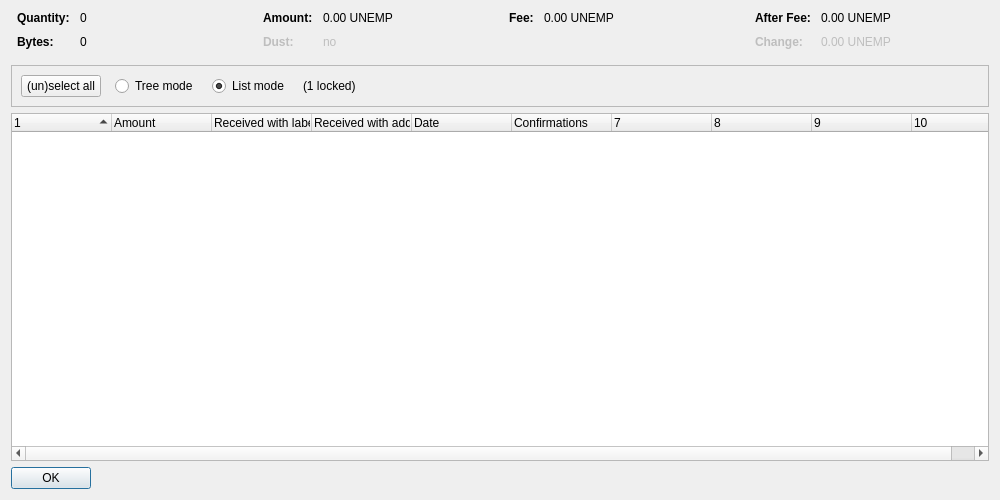
<?xml version="1.0" encoding="UTF-8"?>
<ui version="4.0">
 <class>CoinControlDialog</class>
 <widget class="QDialog" name="CoinControlDialog">
  <property name="geometry">
   <rect>
    <x>0</x>
    <y>0</y>
    <width>1000</width>
    <height>500</height>
   </rect>
  </property>
  <property name="windowTitle">
   <string>Coin Selection</string>
  </property>
  <layout class="QVBoxLayout" name="verticalLayout">
   <item>
    <layout class="QHBoxLayout" name="horizontalLayoutTop" stretch="0,0,0,0">
     <property name="topMargin">
      <number>0</number>
     </property>
     <property name="bottomMargin">
      <number>10</number>
     </property>
     <item>
      <layout class="QFormLayout" name="formLayoutCoinControl1">
       <property name="horizontalSpacing">
        <number>10</number>
       </property>
       <property name="verticalSpacing">
        <number>10</number>
       </property>
       <property name="leftMargin">
        <number>6</number>
       </property>
       <property name="rightMargin">
        <number>6</number>
       </property>
       <item row="0" column="0">
        <widget class="QLabel" name="labelCoinControlQuantityText">
         <property name="font">
          <font>
           <weight>75</weight>
           <bold>true</bold>
          </font>
         </property>
         <property name="text">
          <string>Quantity:</string>
         </property>
        </widget>
       </item>
       <item row="0" column="1">
        <widget class="QLabel" name="labelCoinControlQuantity">
         <property name="cursor">
          <cursorShape>IBeamCursor</cursorShape>
         </property>
         <property name="contextMenuPolicy">
          <enum>Qt::ActionsContextMenu</enum>
         </property>
         <property name="text">
          <string notr="true">0</string>
         </property>
         <property name="textInteractionFlags">
          <set>Qt::LinksAccessibleByMouse|Qt::TextSelectableByKeyboard|Qt::TextSelectableByMouse</set>
         </property>
        </widget>
       </item>
       <item row="1" column="0">
        <widget class="QLabel" name="labelCoinControlBytesText">
         <property name="font">
          <font>
           <weight>75</weight>
           <bold>true</bold>
          </font>
         </property>
         <property name="text">
          <string>Bytes:</string>
         </property>
        </widget>
       </item>
       <item row="1" column="1">
        <widget class="QLabel" name="labelCoinControlBytes">
         <property name="cursor">
          <cursorShape>IBeamCursor</cursorShape>
         </property>
         <property name="contextMenuPolicy">
          <enum>Qt::ActionsContextMenu</enum>
         </property>
         <property name="text">
          <string notr="true">0</string>
         </property>
         <property name="textInteractionFlags">
          <set>Qt::LinksAccessibleByMouse|Qt::TextSelectableByKeyboard|Qt::TextSelectableByMouse</set>
         </property>
        </widget>
       </item>
      </layout>
     </item>
     <item>
      <layout class="QFormLayout" name="formLayoutCoinControl2">
       <property name="horizontalSpacing">
        <number>10</number>
       </property>
       <property name="verticalSpacing">
        <number>10</number>
       </property>
       <property name="leftMargin">
        <number>6</number>
       </property>
       <property name="rightMargin">
        <number>6</number>
       </property>
       <item row="0" column="0">
        <widget class="QLabel" name="labelCoinControlAmountText">
         <property name="font">
          <font>
           <weight>75</weight>
           <bold>true</bold>
          </font>
         </property>
         <property name="text">
          <string>Amount:</string>
         </property>
        </widget>
       </item>
       <item row="0" column="1">
        <widget class="QLabel" name="labelCoinControlAmount">
         <property name="cursor">
          <cursorShape>IBeamCursor</cursorShape>
         </property>
         <property name="contextMenuPolicy">
          <enum>Qt::ActionsContextMenu</enum>
         </property>
         <property name="text">
          <string notr="true">0.00 UNEMP</string>
         </property>
         <property name="textInteractionFlags">
          <set>Qt::LinksAccessibleByMouse|Qt::TextSelectableByKeyboard|Qt::TextSelectableByMouse</set>
         </property>
        </widget>
       </item>
       <item row="1" column="0">
        <widget class="QLabel" name="labelCoinControlLowOutputText">
         <property name="enabled">
          <bool>false</bool>
         </property>
         <property name="font">
          <font>
           <weight>75</weight>
           <bold>true</bold>
          </font>
         </property>
         <property name="text">
          <string>Dust:</string>
         </property>
        </widget>
       </item>
       <item row="1" column="1">
        <widget class="QLabel" name="labelCoinControlLowOutput">
         <property name="enabled">
          <bool>false</bool>
         </property>
         <property name="cursor">
          <cursorShape>IBeamCursor</cursorShape>
         </property>
         <property name="contextMenuPolicy">
          <enum>Qt::ActionsContextMenu</enum>
         </property>
         <property name="text">
          <string notr="true">no</string>
         </property>
         <property name="textInteractionFlags">
          <set>Qt::LinksAccessibleByMouse|Qt::TextSelectableByKeyboard|Qt::TextSelectableByMouse</set>
         </property>
        </widget>
       </item>
      </layout>
     </item>
     <item>
      <layout class="QFormLayout" name="formLayoutCoinControl3">
       <property name="horizontalSpacing">
        <number>10</number>
       </property>
       <property name="verticalSpacing">
        <number>10</number>
       </property>
       <property name="leftMargin">
        <number>6</number>
       </property>
       <property name="rightMargin">
        <number>6</number>
       </property>
       <item row="0" column="0">
        <widget class="QLabel" name="labelCoinControlFeeText">
         <property name="font">
          <font>
           <weight>75</weight>
           <bold>true</bold>
          </font>
         </property>
         <property name="text">
          <string>Fee:</string>
         </property>
        </widget>
       </item>
       <item row="0" column="1">
        <widget class="QLabel" name="labelCoinControlFee">
         <property name="cursor">
          <cursorShape>IBeamCursor</cursorShape>
         </property>
         <property name="contextMenuPolicy">
          <enum>Qt::ActionsContextMenu</enum>
         </property>
         <property name="text">
          <string notr="true">0.00 UNEMP</string>
         </property>
         <property name="textInteractionFlags">
          <set>Qt::LinksAccessibleByMouse|Qt::TextSelectableByKeyboard|Qt::TextSelectableByMouse</set>
         </property>
        </widget>
       </item>
      </layout>
     </item>
     <item>
      <layout class="QFormLayout" name="formLayoutCoinControl4">
       <property name="horizontalSpacing">
        <number>10</number>
       </property>
       <property name="verticalSpacing">
        <number>10</number>
       </property>
       <property name="leftMargin">
        <number>6</number>
       </property>
       <property name="rightMargin">
        <number>6</number>
       </property>
       <item row="0" column="0">
        <widget class="QLabel" name="labelCoinControlAfterFeeText">
         <property name="font">
          <font>
           <weight>75</weight>
           <bold>true</bold>
          </font>
         </property>
         <property name="text">
          <string>After Fee:</string>
         </property>
        </widget>
       </item>
       <item row="0" column="1">
        <widget class="QLabel" name="labelCoinControlAfterFee">
         <property name="cursor">
          <cursorShape>IBeamCursor</cursorShape>
         </property>
         <property name="contextMenuPolicy">
          <enum>Qt::ActionsContextMenu</enum>
         </property>
         <property name="text">
          <string notr="true">0.00 UNEMP</string>
         </property>
         <property name="textInteractionFlags">
          <set>Qt::LinksAccessibleByMouse|Qt::TextSelectableByKeyboard|Qt::TextSelectableByMouse</set>
         </property>
        </widget>
       </item>
       <item row="1" column="0">
        <widget class="QLabel" name="labelCoinControlChangeText">
         <property name="enabled">
          <bool>false</bool>
         </property>
         <property name="font">
          <font>
           <weight>75</weight>
           <bold>true</bold>
          </font>
         </property>
         <property name="text">
          <string>Change:</string>
         </property>
        </widget>
       </item>
       <item row="1" column="1">
        <widget class="QLabel" name="labelCoinControlChange">
         <property name="enabled">
          <bool>false</bool>
         </property>
         <property name="cursor">
          <cursorShape>IBeamCursor</cursorShape>
         </property>
         <property name="contextMenuPolicy">
          <enum>Qt::ActionsContextMenu</enum>
         </property>
         <property name="text">
          <string notr="true">0.00 UNEMP</string>
         </property>
         <property name="textInteractionFlags">
          <set>Qt::LinksAccessibleByMouse|Qt::TextSelectableByKeyboard|Qt::TextSelectableByMouse</set>
         </property>
        </widget>
       </item>
      </layout>
     </item>
    </layout>
   </item>
   <item>
    <widget class="QFrame" name="frame">
     <property name="minimumSize">
      <size>
       <width>0</width>
       <height>40</height>
      </size>
     </property>
     <property name="frameShape">
      <enum>QFrame::StyledPanel</enum>
     </property>
     <property name="frameShadow">
      <enum>QFrame::Sunken</enum>
     </property>
     <layout class="QHBoxLayout" name="horizontalLayout">
      <item>
       <layout class="QHBoxLayout" name="horizontalLayoutPanel" stretch="0,0,0,0,0">
        <property name="spacing">
         <number>14</number>
        </property>
        <item>
         <widget class="QPushButton" name="pushButtonSelectAll">
          <property name="sizePolicy">
           <sizepolicy hsizetype="Maximum" vsizetype="Fixed">
            <horstretch>0</horstretch>
            <verstretch>0</verstretch>
           </sizepolicy>
          </property>
          <property name="text">
           <string>(un)select all</string>
          </property>
          <property name="autoDefault">
           <bool>false</bool>
          </property>
         </widget>
        </item>
        <item>
         <widget class="QRadioButton" name="radioTreeMode">
          <property name="sizePolicy">
           <sizepolicy hsizetype="Maximum" vsizetype="Fixed">
            <horstretch>0</horstretch>
            <verstretch>0</verstretch>
           </sizepolicy>
          </property>
          <property name="text">
           <string>Tree mode</string>
          </property>
         </widget>
        </item>
        <item>
         <widget class="QRadioButton" name="radioListMode">
          <property name="sizePolicy">
           <sizepolicy hsizetype="Maximum" vsizetype="Fixed">
            <horstretch>0</horstretch>
            <verstretch>0</verstretch>
           </sizepolicy>
          </property>
          <property name="text">
           <string>List mode</string>
          </property>
          <property name="checked">
           <bool>true</bool>
          </property>
         </widget>
        </item>
        <item>
         <widget class="QLabel" name="labelLocked">
          <property name="text">
           <string notr="true">(1 locked)</string>
          </property>
         </widget>
        </item>
        <item>
         <spacer name="horizontalSpacer">
          <property name="orientation">
           <enum>Qt::Horizontal</enum>
          </property>
          <property name="sizeHint" stdset="0">
           <size>
            <width>40</width>
            <height>20</height>
           </size>
          </property>
         </spacer>
        </item>
       </layout>
      </item>
     </layout>
    </widget>
   </item>
   <item>
    <widget class="CoinControlTreeWidget" name="treeWidget">
     <property name="contextMenuPolicy">
      <enum>Qt::CustomContextMenu</enum>
     </property>
     <property name="sortingEnabled">
      <bool>false</bool>
     </property>
     <property name="columnCount">
      <number>10</number>
     </property>
     <attribute name="headerShowSortIndicator" stdset="0">
      <bool>true</bool>
     </attribute>
     <attribute name="headerStretchLastSection">
      <bool>false</bool>
     </attribute>
     <column>
      <property name="text">
       <string/>
      </property>
     </column>
     <column>
      <property name="text">
       <string>Amount</string>
      </property>
     </column>
     <column>
      <property name="text">
       <string>Received with label</string>
      </property>
     </column>
     <column>
      <property name="text">
       <string>Received with address</string>
      </property>
     </column>
     <column>
      <property name="text">
       <string>Date</string>
      </property>
     </column>
     <column>
      <property name="text">
       <string>Confirmations</string>
      </property>
      <property name="toolTip">
       <string>Confirmed</string>
      </property>
     </column>
     <column>
      <property name="text">
       <string/>
      </property>
     </column>
     <column>
      <property name="text">
       <string/>
      </property>
     </column>
     <column>
      <property name="text">
       <string/>
      </property>
     </column>
     <column>
      <property name="text">
       <string/>
      </property>
     </column>
    </widget>
   </item>
   <item>
    <widget class="QDialogButtonBox" name="buttonBox">
     <property name="sizePolicy">
      <sizepolicy hsizetype="Maximum" vsizetype="Fixed">
       <horstretch>0</horstretch>
       <verstretch>0</verstretch>
      </sizepolicy>
     </property>
     <property name="orientation">
      <enum>Qt::Horizontal</enum>
     </property>
     <property name="standardButtons">
      <set>QDialogButtonBox::Ok</set>
     </property>
    </widget>
   </item>
  </layout>
 </widget>
 <customwidgets>
  <customwidget>
   <class>CoinControlTreeWidget</class>
   <extends>QTreeWidget</extends>
   <header>coincontroltreewidget.h</header>
  </customwidget>
 </customwidgets>
 <resources/>
 <connections/>
</ui>
